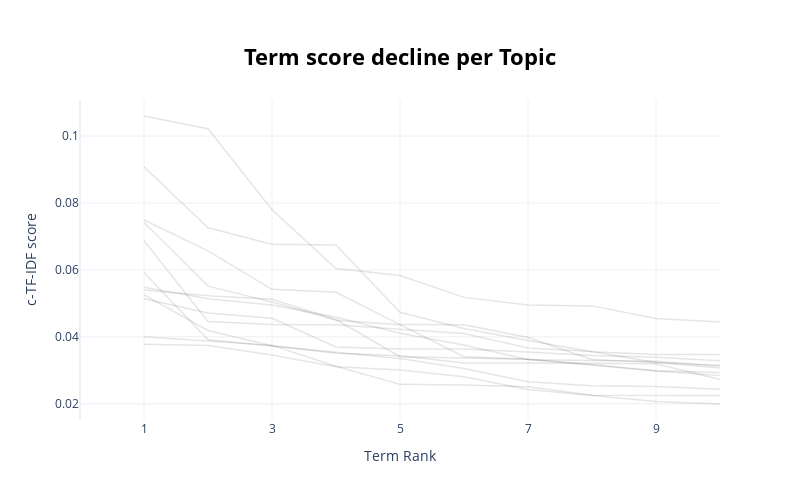

Notebook source saved alongside this figure:
### Code cell
topic_model.visualize_term_rank()

### Figure 1 — Plotly figure (JSON) as saved in the notebook; plotly's stock layout.template omitted (floating-point values rounded to 4 significant figures)
{"data": [{"hovertext": "<b>Topic -1</b>:yang_dan_prabowo_di_dengan_anak_20", "line": {"color": "black", "width": 1.5}, "mode": "lines+lines", "name": "", "opacity": 0.1, "type": "scatter", "x": [1, 2, 3, 4, 5, 6, 7, 8, 9, 10], "y": [0.04001, 0.03867, 0.03745, 0.03121, 0.0258, 0.02558, 0.0251, 0.02254, 0.02251, 0.02245]}, {"hovertext": "<b>Topic 0</b>:presiden_prabowo_dan_di_yang_jokowi", "line": {"color": "black", "width": 1.5}, "mode": "lines+lines", "name": "", "opacity": 0.1, "type": "scatter", "x": [1, 2, 3, 4, 5, 6, 7, 8, 9, 10], "y": [0.03782, 0.03739, 0.0346, 0.03107, 0.03012, 0.02807, 0.02426, 0.02251, 0.02066, 0.01993]}, {"hovertext": "<b>Topic 1</b>:pks_di_prabowo_juga_untuk_dalam_dan", "line": {"color": "black", "width": 1.5}, "mode": "lines+lines", "name": "", "opacity": 0.1, "type": "scatter", "x": [1, 2, 3, 4, 5, 6, 7, 8, 9, 10], "y": [0.05923, 0.03913, 0.03728, 0.03543, 0.03355, 0.03051, 0.02657, 0.02542, 0.02514, 0.02436]}, {"hovertext": "<b>Topic 2</b>:gibran_persen_indonesia_cawapres_pr", "line": {"color": "black", "width": 1.5}, "mode": "lines+lines", "name": "", "opacity": 0.1, "type": "scatter", "x": [1, 2, 3, 4, 5, 6, 7, 8, 9, 10], "y": [0.05256, 0.04191, 0.03736, 0.03511, 0.03433, 0.03221, 0.03218, 0.03201, 0.03199, 0.02724]}, {"hovertext": "<b>Topic 3</b>:yang_tidak_pan_prabowo_mau_rakyat_b", "line": {"color": "black", "width": 1.5}, "mode": "lines+lines", "name": "", "opacity": 0.1, "type": "scatter", "x": [1, 2, 3, 4, 5, 6, 7, 8, 9, 10], "y": [0.05402, 0.05224, 0.05124, 0.04517, 0.03405, 0.0336, 0.03327, 0.03174, 0.02989, 0.02937]}, {"hovertext": "<b>Topic 4</b>:megawati_pertemuan_puan_pdi_prabowo", "line": {"color": "black", "width": 1.5}, "mode": "lines+lines", "name": "", "opacity": 0.1, "type": "scatter", "x": [1, 2, 3, 4, 5, 6, 7, 8, 9, 10], "y": [0.0908, 0.07258, 0.06765, 0.06742, 0.04736, 0.04247, 0.03891, 0.03555, 0.03475, 0.03472]}, {"hovertext": "<b>Topic 5</b>:anies_prabowo_ganjar_muzani_yang_ja", "line": {"color": "black", "width": 1.5}, "mode": "lines+lines", "name": "", "opacity": 0.1, "type": "scatter", "x": [1, 2, 3, 4, 5, 6, 7, 8, 9, 10], "y": [0.05136, 0.0471, 0.04554, 0.03699, 0.03638, 0.03633, 0.03543, 0.03439, 0.03394, 0.03283]}, {"hovertext": "<b>Topic 6</b>:operasi_yang_besar_saya_jokowi_prab", "line": {"color": "black", "width": 1.5}, "mode": "lines+lines", "name": "", "opacity": 0.1, "type": "scatter", "x": [1, 2, 3, 4, 5, 6, 7, 8, 9, 10], "y": [0.06873, 0.04457, 0.0437, 0.04364, 0.04228, 0.04099, 0.03668, 0.03562, 0.03231, 0.03068]}, {"hovertext": "<b>Topic 7</b>:ptun_kpu_gugatan_hukum_mpr_pdi_rp_k", "line": {"color": "black", "width": 1.5}, "mode": "lines+lines", "name": "", "opacity": 0.1, "type": "scatter", "x": [1, 2, 3, 4, 5, 6, 7, 8, 9, 10], "y": [0.0749, 0.0657, 0.05419, 0.05331, 0.04366, 0.0436, 0.03982, 0.03325, 0.03234, 0.03154]}, {"hovertext": "<b>Topic 8</b>:titiek_pks_prabowo_soeharto_yang_te", "line": {"color": "black", "width": 1.5}, "mode": "lines+lines", "name": "", "opacity": 0.1, "type": "scatter", "x": [1, 2, 3, 4, 5, 6, 7, 8, 9, 10], "y": [0.07414, 0.05515, 0.05043, 0.04497, 0.04363, 0.03407, 0.03333, 0.03164, 0.02977, 0.02846]}, {"hovertext": "<b>Topic 9</b>:operasi_cedera_kaki_kecelakaan_besa", "line": {"color": "black", "width": 1.5}, "mode": "lines+lines", "name": "", "opacity": 0.1, "type": "scatter", "x": [1, 2, 3, 4, 5, 6, 7, 8, 9, 10], "y": [0.106, 0.1022, 0.07798, 0.06042, 0.05831, 0.05179, 0.04948, 0.04925, 0.04549, 0.04442]}, {"hovertext": "<b>Topic 10</b>:saya_prabowo_dan_operasi_oleh_diri", "line": {"color": "black", "width": 1.5}, "mode": "lines+lines", "name": "", "opacity": 0.1, "type": "scatter", "x": [1, 2, 3, 4, 5, 6, 7, 8, 9, 10], "y": [0.05478, 0.05135, 0.04949, 0.04583, 0.04108, 0.03755, 0.03317, 0.03283, 0.03268, 0.03122]}], "layout": {"height": 500, "hoverlabel": {"bgcolor": "white", "font": {"family": "Rockwell", "size": 16}}, "showlegend": false, "title": {"font": {"color": "Black", "size": 22}, "text": "<b>Term score decline per Topic</b>", "x": 0.5, "xanchor": "center", "y": 0.9, "yanchor": "top"}, "width": 800, "xaxis": {"dtick": 2, "range": [0, 10], "tick0": 1, "title": {"text": "Term Rank"}}, "yaxis": {"title": {"text": "c-TF-IDF score"}}}}
